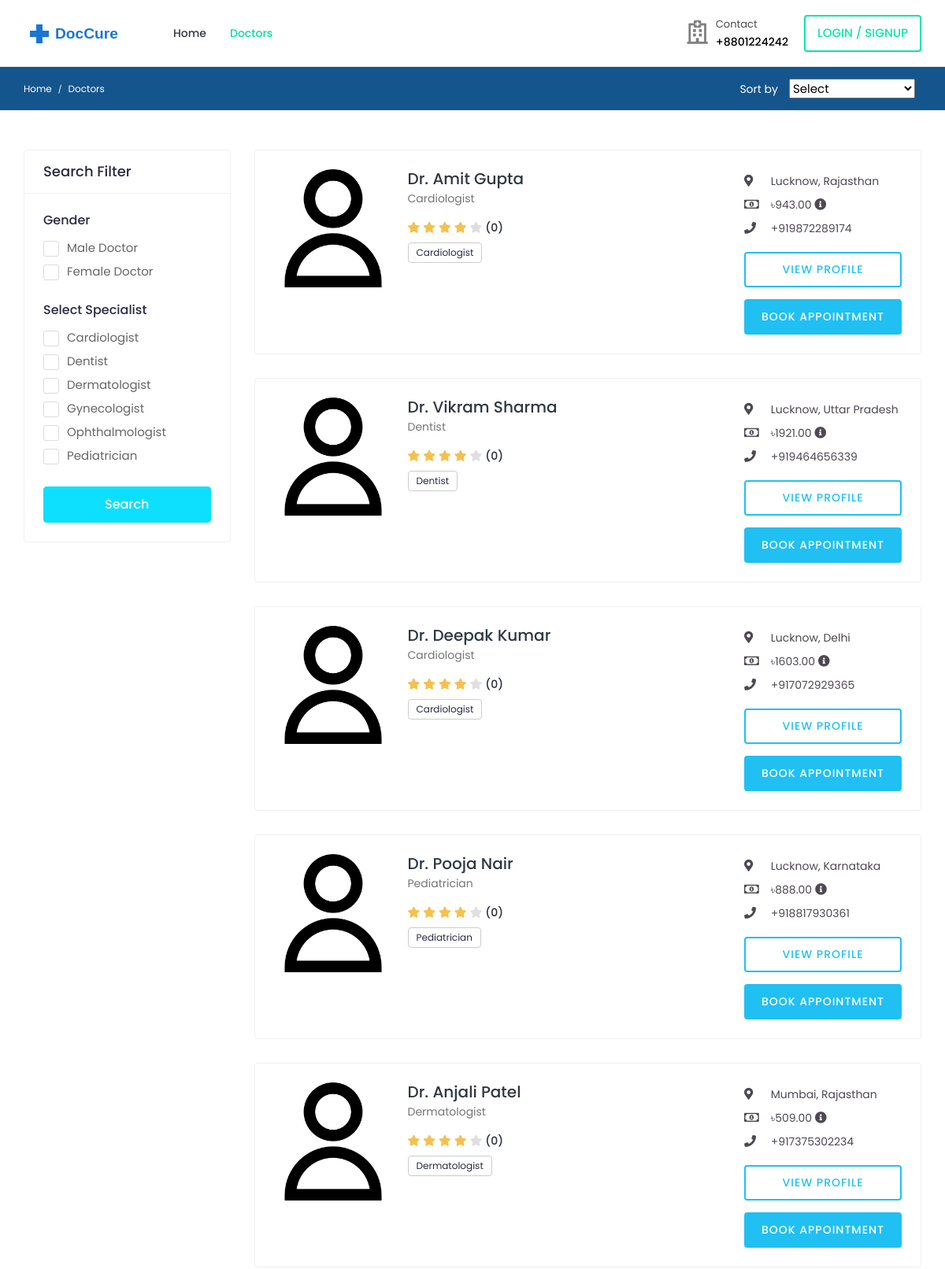
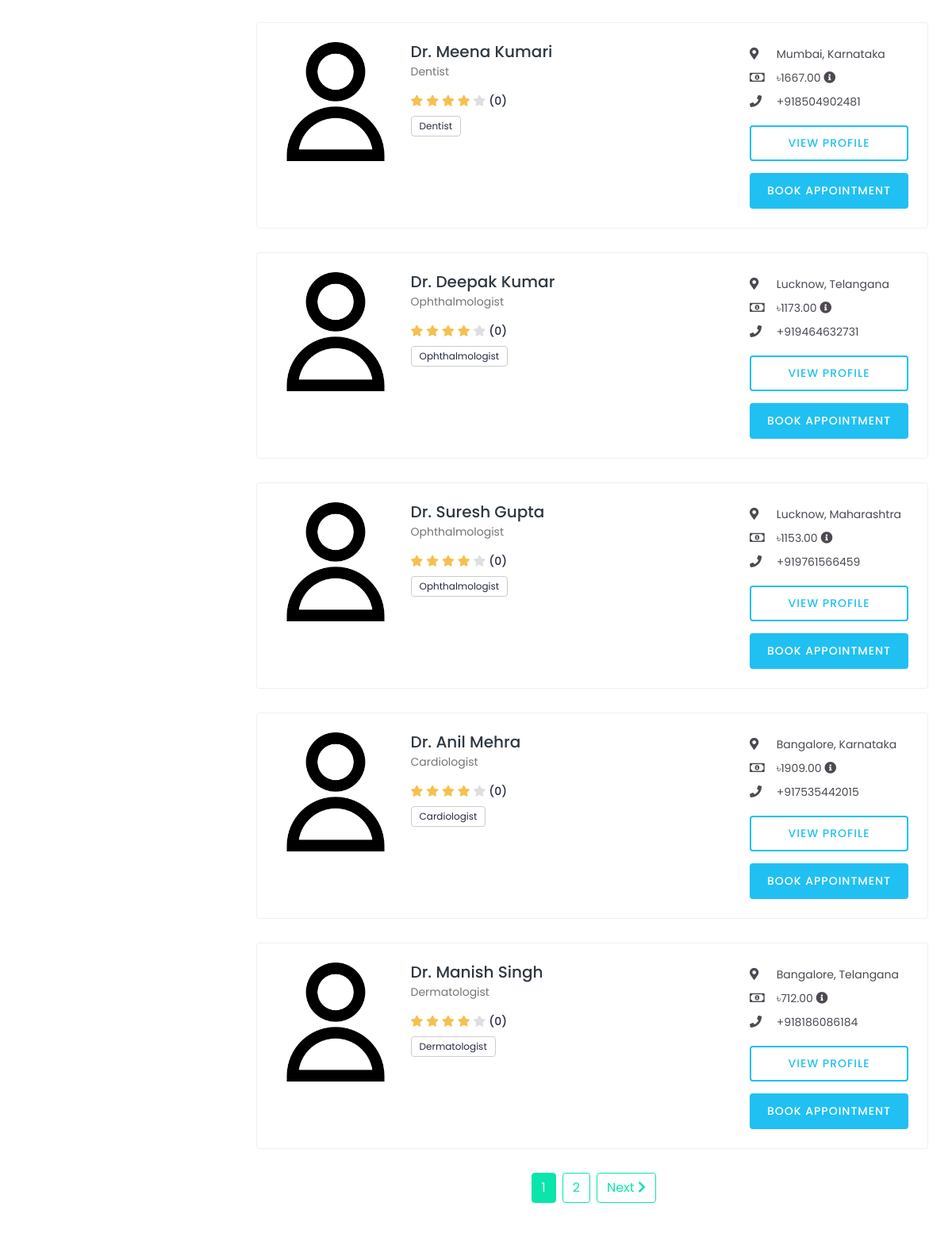
The app's page /doctors/ (upper part) with its own data (2 pictures, top to bottom).
### accounts/models.py (models this page shows, shortened)
class User(AbstractUser):
    class RoleChoices(models.TextChoices):
        DOCTOR = "doctor", "Doctor"
        PATIENT = "patient", "Patient"
    username = models.CharField(max_length=30, unique=True)
    role = models.CharField(
        choices=RoleChoices.choices,
        max_length=20,
        default="patient",
        error_messages={"required": "Role must be provided"},
    )
    email = models.EmailField(
        blank=True,
        error_messages={
            "unique": "A user with that email already exists.",
        },
    )
    first_name = models.CharField(max_length=150, blank=True)
    last_name = models.CharField(max_length=150, blank=True)
    registration_number = models.IntegerField(null=True, blank=True)
    USERNAME_FIELD = "username"
    REQUIRED_FIELDS = []
    objects = CustomUserManager()
    def get_full_name(self):
        full_name = "%s %s" % (self.first_name, self.last_name)
        return full_name.strip() or self.username
    @property
    def rating(self):
        return 4  # Default value

class Profile(models.Model):
    user = models.OneToOneField(
        User, on_delete=models.CASCADE, related_name="profile"
    )
    avatar = models.ImageField(
        default="defaults/user.png", upload_to=profile_photo_directory_path
    )
    phone = models.CharField(max_length=20, blank=True, null=True)
    dob = models.DateField(blank=True, null=True)
    about = models.TextField(blank=True, null=True)
    specialization = models.CharField(max_length=255, blank=True, null=True)
    gender = models.CharField(
        max_length=10,
        choices=[("male", "Male"), ("female", "Female"), ("other", "Other")],
        blank=True,
    )
    address = models.TextField(blank=True, null=True)
    city = models.CharField(max_length=100, blank=True)
    state = models.CharField(max_length=100, blank=True)
    postal_code = models.CharField(max_length=20, blank=True)
    country = models.CharField(max_length=100, blank=True)
    price_per_consultation = models.DecimalField(
        max_digits=10, decimal_places=2, null=True, blank=True
    )
    is_available = models.BooleanField(default=True)
    blood_group = models.CharField(
        max_length=5,
        choices=[
            ("A+", "A+"),
            ("A-", "A-"),
            ("B+", "B+"),
            ("B-", "B-"),
            ("O+", "O+"),
            ("O-", "O-"),
            ("AB+", "AB+"),
            ("AB-", "AB-"),
        ],
        blank=True,
        null=True,
    )
    allergies = models.TextField(blank=True, null=True)
    medical_conditions = models.TextField(blank=True, null=True)
    @property
    def image(self):
        return (
            self.avatar.url
            if self.avatar.storage.exists(self.avatar.name)
            else "{}defaults/user.png".format(settings.MEDIA_URL)
        )

### doctors/views.py (the view, shortened to what this page needs)
# urls.py: path("", DoctorsListView.as_view(), name="list"),
class DoctorsListView(ListView):
    model = User
    context_object_name = "doctors"
    template_name = "doctors/list.html"
    paginate_by = 10
    def get_queryset(self):
        queryset = self.model.objects.filter(
            role=User.RoleChoices.DOCTOR, is_superuser=False, is_active=True
        ).select_related("profile")
        search_query = self.request.GET.get("q")
        gender = self.request.GET.getlist("gender")
        if gender:
            queryset = queryset.filter(profile__gender__in=gender)
        specializations = self.request.GET.getlist("specialization")
        if specializations:
            queryset = queryset.filter(
                profile__specialization__in=specializations
            )
        sort_by = self.request.GET.get("sort")
        if sort_by:
            if sort_by == "price_low":
                queryset = queryset.order_by("profile__price_per_consultation")
            elif sort_by == "price_high":
                queryset = queryset.order_by(
                    "-profile__price_per_consultation"
                )
            elif sort_by == "rating":
                queryset = queryset.order_by("-rating")
            elif sort_by == "experience":
                queryset = queryset.order_by("-profile__experience")
        else:
            queryset = queryset.order_by("-pk")
        return queryset
    def get_context_data(self, **kwargs):
        context = super().get_context_data(**kwargs)
        context["search_query"] = self.request.GET.get("q")
        specializations = (
            User.objects.filter(role=User.RoleChoices.DOCTOR, is_active=True)
            .exclude(profile__specialization__isnull=True)
            .values_list("profile__specialization", flat=True)
            .distinct()
        )
        context["specializations"] = sorted(
            list(filter(None, specializations))
        )
        return context

### templates/doctors/list.html (shortened to what this page needs)
{% extends 'base.html' %}
{% load static %}
{% block content %}
    <div class="breadcrumb-bar">
        <div class="container-fluid">
            <div class="row align-items-center">
                <div class="col-md-8 col-12">
                    <nav aria-label="breadcrumb" class="page-breadcrumb">
                        <ol class="breadcrumb">
                            <li class="breadcrumb-item"><a href="{% url 'core:home' %}">Home</a></li>
                            <li class="breadcrumb-item active" aria-current="page">Doctors</li>
                        </ol>
                    </nav>
                </div>
                <div class="col-md-4 col-12 d-md-block d-none">
                    <div class="sort-by mr-5">
                        <span class="sort-title">Sort by</span>
                        <span class="sortby-fliter">
                            <select class="select" name="sort" onchange="updateSort(this.value)">
                                <option value="">Select</option>
                            </select>
                        </span>
                    </div>
                </div>
            </div>
        </div>
    </div>
    <div class="content">
        <div class="container-fluid">
            <div class="row">
                <div class="col-md-12 col-lg-4 col-xl-3 theiaStickySidebar">
                    <form method="get" action="{% url 'doctors:list' %}" class="card search-filter">
                        <div class="card-header">
                            <h4 class="card-title mb-0">Search Filter</h4>
                        </div>
                        <div class="card-body">
                            <div class="filter-widget">
                                <h4>Gender</h4>
                                <div>
                                    <label class="custom_check">
                                        <span class="checkmark"></span> Male Doctor
                                    </label>
                                </div>
                                <div>
                                    <label class="custom_check">
                                        <span class="checkmark"></span> Female Doctor
                                    </label>
                                </div>
                            </div>
                            <div class="filter-widget">
                                <h4>Select Specialist</h4>
                                {% for specialization in specializations %}
                                    <div>
                                        <label class="custom_check">
                                            <span class="checkmark"></span> {{ specialization }}
                                        </label>
                                    </div>
                                {% endfor %}
                            </div>
                            <div class="btn-search">
                                <button type="submit" class="btn btn-block">Search</button>
                            </div>
                        </div>
                    </form>
                </div>
                <div class="col-md-12 col-lg-8 col-xl-9">
                    {% if doctors %}
                        {% for doctor in doctors %}
                            <div class="card">
                                <div class="card-body">
                                    <div class="doctor-widget">
                                        <div class="doc-info-left">
                                            <div class="doctor-img">
                                                <a href="{% url 'doctors:doctor-profile' doctor.username %}">
                                                    <img src="{{ doctor.profile.image }}" class="img-fluid" alt="{{ doctor.get_full_name }}">
                                                </a>
                                            </div>
                                            <div class="doc-info-cont">
                                                <h4 class="doc-name">
                                                    <a href="{% url 'doctors:doctor-profile' doctor.username %}">Dr. {{ doctor.get_full_name }}</a>
                                                </h4>
                                                <p class="doc-speciality">{{ doctor.profile.specialization }}</p>
                                                <div class="rating">
                                                    <i class="fas fa-star {% if doctor.rating >= 1 %}filled{% endif %}"></i>
                                                    <i class="fas fa-star {% if doctor.rating >= 2 %}filled{% endif %}"></i>
                                                    <i class="fas fa-star {% if doctor.rating >= 3 %}filled{% endif %}"></i>
                                                    <i class="fas fa-star {% if doctor.rating >= 4 %}filled{% endif %}"></i>
                                                    <i class="fas fa-star {% if doctor.rating >= 5 %}filled{% endif %}"></i>
                                                    <span class="d-inline-block average-rating">({{ doctor.reviews_count|default:0 }})</span>
                                                </div>
                                                <div class="clinic-services">
                                                    <span>{{ doctor.profile.specialization }}</span>
                                                </div>
                                            </div>
                                        </div>
                                        <div class="doc-info-right">
                                            <div class="clini-infos">
                                                <ul>
                                                    <li><i class="fas fa-map-marker-alt"></i> {{ doctor.profile.city }}, {{ doctor.profile.state }}</li>
                                                    <li><i class="far fa-money-bill-alt"></i> ৳{{ doctor.profile.price_per_consultation }} <i class="fas fa-info-circle" data-toggle="tooltip" title="Consultation Fee"></i></li>
                                                    <li><i class="fas fa-phone"></i> {{ doctor.profile.phone }}</li>
                                                </ul>
                                            </div>
                                            <div class="clinic-booking">
                                                <a class="view-pro-btn" href="{% url 'doctors:doctor-profile' doctor.username %}">View Profile</a>
                                                <a class="apt-btn" href="{% url 'bookings:doctor-booking-view' doctor.username %}">Book Appointment</a>
                                            </div>
                                        </div>
                                    </div>
                                </div>
                            </div>
                        {% endfor %}
                        {% if is_paginated %}
                        <div class="row">
                            <div class="col-md-12">
                                <div class="pagination justify-content-center">
                                    {% for num in page_obj.paginator.page_range %}
                                        {% if page_obj.number == num %}
                                            <a href="#" class="btn btn-primary mx-1">{{ num }}</a>
                                        {% elif num > page_obj.number|add:'-3' and num < page_obj.number|add:'3' %}
                                            <a href="?{% if request.GET.q %}q={{ request.GET.q }}&{% endif %}{% if request.GET.sort %}sort={{ request.GET.sort }}&{% endif %}page={{ num }}" class="btn btn-outline-primary mx-1">{{ num }}</a>
                                        {% endif %}
                                    {% endfor %}
                                    {% if page_obj.has_next %}
                                        <a href="?page={{ page_obj.next_page_number }}" class="btn btn-outline-primary next-arrow ml-1">
                                            Next <i class="fas fa-chevron-right"></i>
                                        </a>
                                    {% endif %}
                                </div>
                            </div>
                        </div>
                        {% endif %}
                    {% else %}
                        <div class="text-center">
                            <p>No doctors found matching your criteria.</p>
                        </div>
                    {% endif %}
                </div>
            </div>
        </div>
    </div>
{% endblock %}

### records on screen
User: profile.image (placeholder picture), get_full_name "Amit Gupta", profile.specialization "Cardiologist", reviews_count "0", profile.city "Lucknow", profile.state "Rajasthan", profile.price_per_consultation "943.00", profile.phone "+919872289174"
User: profile.image (placeholder picture), get_full_name "Vikram Sharma", profile.specialization "Dentist", reviews_count "0", profile.city "Lucknow", profile.state "Uttar Pradesh", profile.price_per_consultation "1921.00", profile.phone "+919464656339"
User: profile.image (placeholder picture), get_full_name "Deepak Kumar", profile.specialization "Cardiologist", reviews_count "0", profile.city "Lucknow", profile.state "Delhi", profile.price_per_consultation "1603.00", profile.phone "+917072929365"
User: profile.image (placeholder picture), get_full_name "Pooja Nair", profile.specialization "Pediatrician", reviews_count "0", profile.city "Lucknow", profile.state "Karnataka", profile.price_per_consultation "888.00", profile.phone "+918817930361"
User: profile.image (placeholder picture), get_full_name "Anjali Patel", profile.specialization "Dermatologist", reviews_count "0", profile.city "Mumbai", profile.state "Rajasthan", profile.price_per_consultation "509.00", profile.phone "+917375302234"
User: profile.image (placeholder picture), get_full_name "Meena Kumari", profile.specialization "Dentist", reviews_count "0", profile.city "Mumbai", profile.state "Karnataka", profile.price_per_consultation "1667.00", profile.phone "+918504902481"
User: profile.image (placeholder picture), get_full_name "Deepak Kumar", profile.specialization "Ophthalmologist", reviews_count "0", profile.city "Lucknow", profile.state "Telangana", profile.price_per_consultation "1173.00", profile.phone "+919464632731"
User: profile.image (placeholder picture), get_full_name "Suresh Gupta", profile.specialization "Ophthalmologist", reviews_count "0", profile.city "Lucknow", profile.state "Maharashtra", profile.price_per_consultation "1153.00", profile.phone "+919761566459"
User: profile.image (placeholder picture), get_full_name "Anil Mehra", profile.specialization "Cardiologist", reviews_count "0", profile.city "Bangalore", profile.state "Karnataka", profile.price_per_consultation "1909.00", profile.phone "+917535442015"
User: profile.image (placeholder picture), get_full_name "Manish Singh", profile.specialization "Dermatologist", reviews_count "0", profile.city "Bangalore", profile.state "Telangana", profile.price_per_consultation "712.00", profile.phone "+918186086184"

### other values on screen
{{ specialization }} "Cardiologist" "Dentist" "Dermatologist" "Gynecologist" "Ophthalmologist" "Pediatrician"
{{ num }} "1"
{{ num }} "2"
